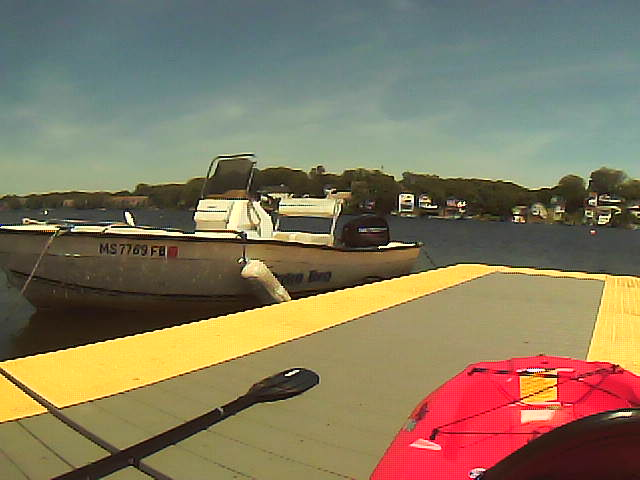
#> input picture boat.png, 640 x 480 px, given in place of the camera
$ python vision_show.py   (older library calls are emulated)
#> lines starting #> are read from the running program, lines starting #| are printed output that depends on the picture; after the words box and inside, x2 and y2 are one past the last pixel; in counts of white or black regions, pixels touching at a corner belong together
### hsv_detect.py
import cv2
import numpy as np

def hsv_filt(frame, lower_bounds, upper_bounds, wrap_bounds):
  hsv = cv2.cvtColor(frame, cv2.COLOR_BGR2HSV)

  if wrap_bounds:
    # Wrap the bounds around the 180 HSV discontinuity
    lowside = cv2.inRange(hsv,
                    np.array([0,lower_bounds[1],lower_bounds[2]]),
                    np.array([lower_bounds[0],upper_bounds[1],upper_bounds[2]]))
    highside = cv2.inRange(hsv,
                    np.array([upper_bounds[0],lower_bounds[1],lower_bounds[2]]),
                    np.array([180, upper_bounds[1], upper_bounds[2]]))
    binframe = cv2.bitwise_or(lowside, highside)
  else:
    binframe = cv2.inRange(hsv, lower_bounds, upper_bounds)
  return binframe

def hsv_denoise(binframe, kernel, iterations):
  temp = cv2.morphologyEx(binframe, cv2.MORPH_OPEN, kernel, iterations=iterations)
  return cv2.morphologyEx(temp, cv2.MORPH_CLOSE, kernel, iterations=iterations)

# [15 lines left out: function hsv_filt_contours, not called in this run]

def hsv_filt_buoy_contours(binframe, imgframe, visualize):
  buoys = []
  for cnt in cv2.findContours(binframe.copy(), cv2.RETR_EXTERNAL, cv2.CHAIN_APPROX_SIMPLE)[0]:
    # Get the rotated rectangle surrounding the blob
    ((xcenter,ycenter), (width,height), ang) = cv2.minAreaRect(cnt)
    # Filter blobs by aspect ratio, area, and bottom 2/3 of image
    if max(width,height)<1.5*min(width,height):
      buoys.append((width*height, xcenter))
      if visualize:
        box = cv2.cv.BoxPoints(((xcenter,ycenter),(width,height),ang))
        box = np.int0(box)
        cv2.drawContours(imgframe,[box],0,[0,0,255],2)
  return buoys

### vision_show.py
import cv2
import numpy as np
import hsv_consts
from hsv_detect import *
import subprocess
import cam_params
import logging
import threading
import time

# Binary Image filtering
kernel = cv2.getStructuringElement(cv2.MORPH_ELLIPSE, (5,5))

logging.basicConfig(level=logging.DEBUG,
format='[%(levelname)s] (%(threadName)s) %(message)s')

def v4l2cmd(params):
  cmd_str = "v4l2-ctl -d /dev/video0"
  for param in params:
    cmd_str += " -c "+param+"="+str(params[param])
  print("Executing: "+cmd_str)
  out = subprocess.call(cmd_str, shell=True)
  print(out)

def vision_thread():
  cam = cv2.VideoCapture(0)
  v4l2cmd(cam_params.cam_params)
#> (the call stopped at in v4l2cmd, `out = subprocess.call(cmd_str, shell=True)`: subprocess is not available in this run)

  last_time = time.clock()
  print("Starting Image processing")
  count = 0

  while True:
    success, img = cam.read()
#> img is the input picture: shape (480, 640, 3); mean B, G, R 94.8, 121.5, 132.7
    if not success:
      print("Camera not connected")
      break

    binframe = hsv_filt(img, hsv_consts.lower_bounds,
                               hsv_consts.upper_bounds,
                               hsv_consts.wrap_bounds)
#> in hsv_filt, `hsv = cv2.cvtColor(frame, cv2.COLOR_BGR2HSV)`: hsv: shape (480, 640, 3); mean H, S, V 53, 94.5, 142.1
#> in hsv_filt, `lowside = cv2.inRange(hsv, np.array([0,lower_bounds[1],lower_bounds[2]..`:
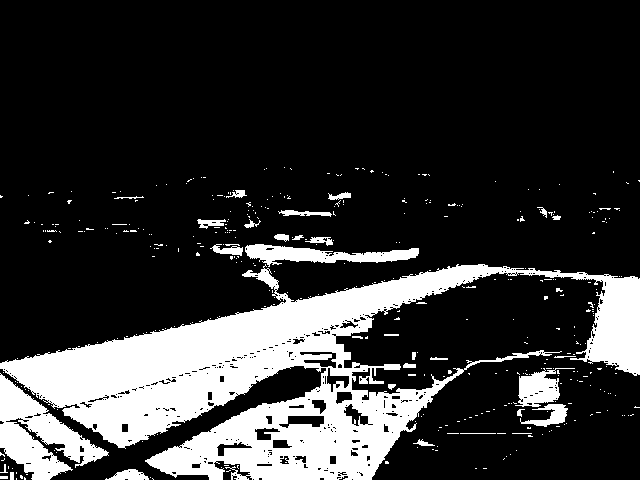
#> lowside: shape (480, 640); 20.2% white; 386 white regions (353 under 20 px), largest, box (x1, y1, x2, y2) and area: (0, 264, 640, 480) 50477, (0, 373, 109, 480) 5023, (245, 244, 419, 267) 1962
#> in hsv_filt, `highside = cv2.inRange(hsv, np.array([upper_bounds[0],lower_bounds[1],..`:
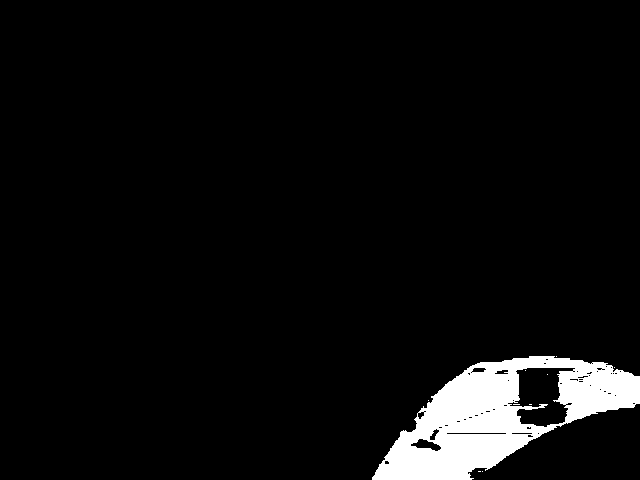
#> highside: shape (480, 640); 5.1% white; 10 white regions (9 under 20 px), largest, box (x1, y1, x2, y2) and area: (372, 356, 640, 480) 15573
#> in hsv_filt, `binframe = cv2.bitwise_or(lowside, highside)`:
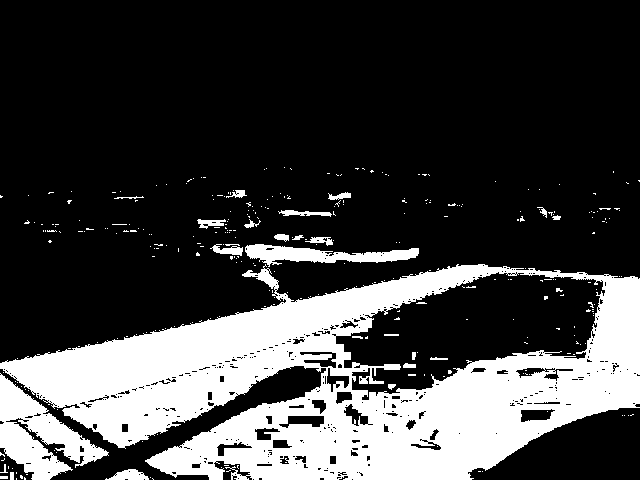
#> binframe: shape (480, 640); 25.3% white; 308 white regions (282 under 20 px), largest, box (x1, y1, x2, y2) and area: (0, 264, 640, 480) 68083, (0, 373, 109, 480) 5023, (245, 244, 419, 267) 1962
    denoiseframe = hsv_denoise(binframe, kernel, 2)
#> in hsv_denoise, `temp = cv2.morphologyEx(binframe, cv2.MORPH_OPEN, kernel, iterations=i..`:
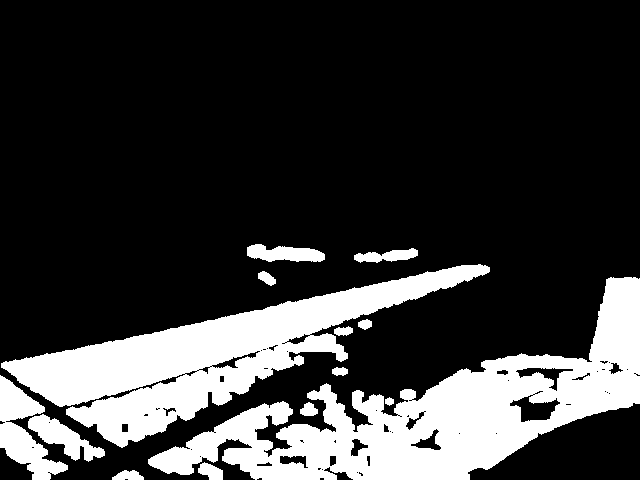
#> temp: shape (480, 640); 22.1% white; 14 white regions, largest, box (x1, y1, x2, y2) and area: (148, 277, 640, 480) 33780, (1, 264, 490, 448) 26780, (0, 375, 68, 480) 3048
#> in hsv_denoise, `return cv2.morphologyEx(temp, cv2.MORPH_CLOSE, kernel, iterations=iter..`:
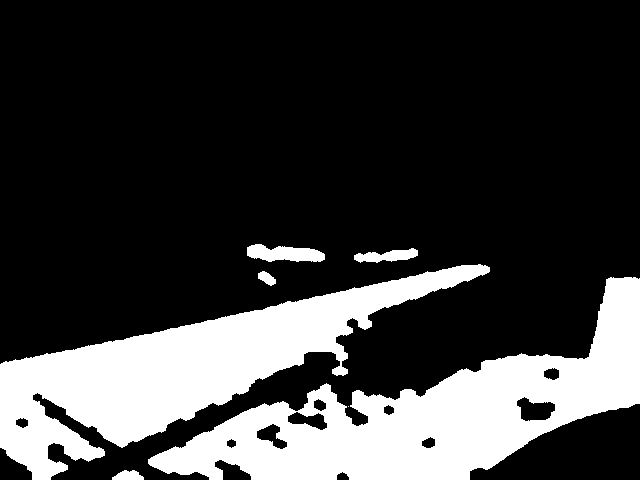
#> returned value: shape (480, 640); 23.5% white; 7 white regions (1 under 20 px), largest, box (x1, y1, x2, y2) and area: (148, 277, 640, 480) 36621, (0, 264, 490, 480) 33673, (247, 244, 325, 262) 989, (354, 248, 418, 263) 567, (112, 470, 144, 480) 232, (258, 271, 276, 286) 163
    boats = hsv_filt_buoy_contours(binframe, img, True)
#> the loop in hsv_filt_buoy_contours, `for cnt in cv2.findContours(binframe.copy(), cv2.RETR_EXTERNAL, cv2.CH..` made 253 passes
#> (xcenter, ycenter, width, height, ang, box) on passes 19, 82, 99, 146, 154, 192, 203, 212: (3.5, 468, 8, 7, -90, [[7, 472], [0, 472], [0, 464], [7, 464]]), (197.5, 253.5, 3, 3, -90, [[199, 255], [196, 255], [196, 252], [199, 252]]), (49.5, 241, 2.12, 2.12, -45, [[49, 242], [48, 241], [49, 239], [51, 241]]), (517.5, 219.5, 1, 1, -90, [[518, 220], [517, 220], [517, 219], [518, 219]]), (521.4, 218.3, 4.12, 4.61, -14.04, [[520, 221], [518, 216], [522, 215], [524, 220]]), (248.5, 204, 4.11, 3.48, -18.43, [[247, 206], [246, 203], [249, 201], [251, 205]]), (288.3, 197.6, 2.68, 2.24, -26.57, [[287, 199], [286, 197], [289, 196], [290, 198]]), (0.6, 196.3, 1.79, 2.24, -63.43, [[1, 197], [0, 196], [0, 195], [2, 196]])
#> (xcenter, ycenter, width, height, ang) on passes 3, 6, 10, 12, 13, 14: (150, 477, 0, 0, -90), (21, 476.5, 3, 2, -90), (482, 471, 0, 0, -90), (228.1, 470.7, 4.11, 0.632, -18.43), (126.5, 474, 10, 43, -90), (12, 468, 0, 0, -90)
#> after the loop in hsv_filt_buoy_contours, `for cnt in cv2.findContours(binframe.copy(), cv2.RETR_EXTERNAL, cv2.CH..`: buoys = [(56, 3.5), (9, 197.5), (4.5, 49.5), (1, 517.5), (19, 521.4), (14.3, 248.5), (6, 288.3), (4, 0.6), (4.5, 371.5)]
#> boats has the same summary as buoys in hsv_filt_buoy_contours


    cv2.imshow("Orig frame", img)
    cv2.imshow("Filt img", binframe)
    cv2.imshow("Denoise img", denoiseframe)
    cv2.waitKey(1)

    now_time = time.clock()
    if count%10 == 0:
      print("FPS: "+str(1/(now_time-last_time)))
    last_time = now_time
    count += 1
    time.sleep(1)

if __name__=='__main__':
  vision_thread()

$ run again, on polar3.png
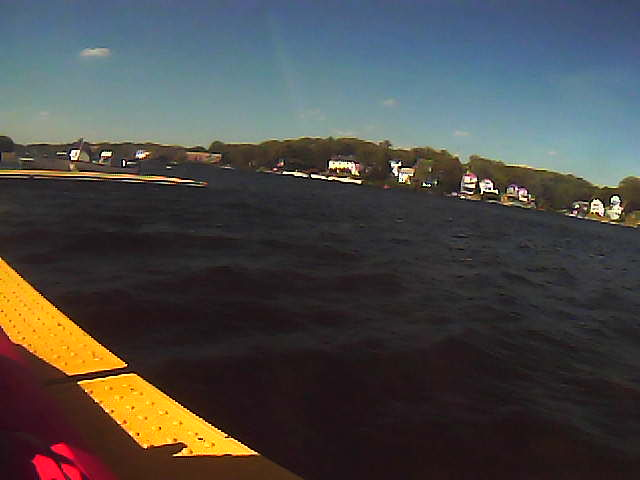
#> input picture polar3.png, 640 x 480 px, given in place of the camera
#> in vision_thread, img is the input picture: shape (480, 640, 3); mean B, G, R 71.2, 73.3, 74.4
#> hsv: shape (480, 640, 3); mean H, S, V 89.3, 80.1, 89.4
#> in hsv_filt, `lowside = cv2.inRange(hsv, np.array([0,lower_bounds[1],lower_bounds[2]..`:
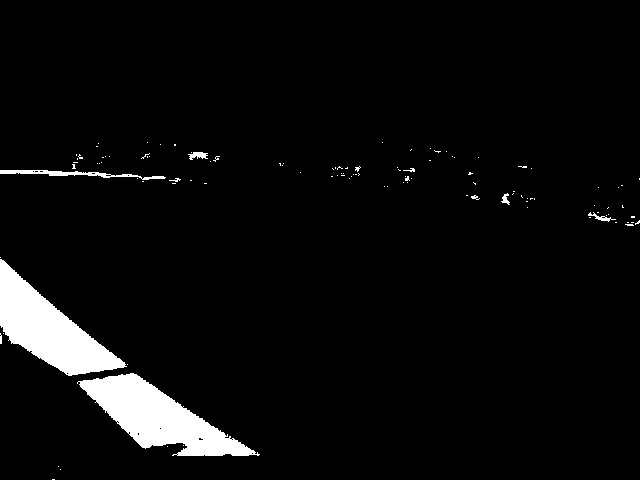
#> lowside: shape (480, 640); 4.6% white; 112 white regions (103 under 20 px), largest, box (x1, y1, x2, y2) and area: (77, 373, 260, 456) 6553, (0, 259, 127, 376) 6246, (0, 170, 166, 180) 549
#> highside: shape (480, 640); 0.49% white; 12 white regions (10 under 20 px), largest, box (x1, y1, x2, y2) and area: (32, 442, 92, 480) 1325, (0, 336, 12, 355) 149
#> binframe: shape (480, 640); 5% white; 115 white regions (104 under 20 px), largest, box (x1, y1, x2, y2) and area: (77, 373, 260, 456) 6553, (0, 259, 127, 376) 6415, (32, 442, 92, 480) 1330
#> temp: shape (480, 640); 4.5% white; 5 white regions, box (x1, y1, x2, y2) and area: (80, 373, 251, 456) 6388, (0, 259, 123, 375) 6196, (33, 454, 89, 480) 956, (53, 442, 77, 460) 254, (0, 336, 11, 354) 150
#> in hsv_denoise, `return cv2.morphologyEx(temp, cv2.MORPH_CLOSE, kernel, iterations=iter..`:
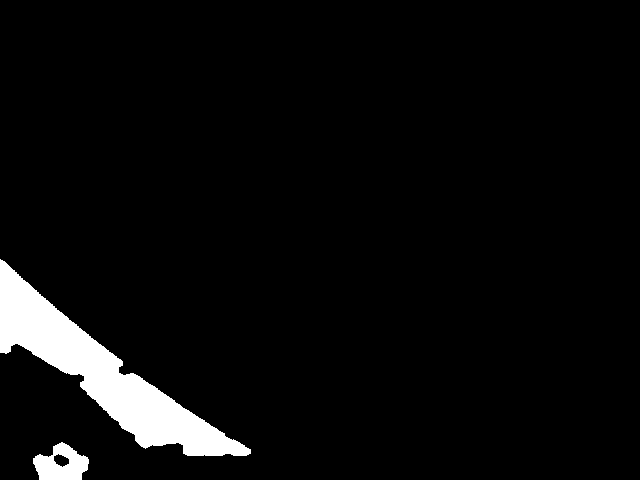
#> returned value: shape (480, 640); 4.7% white; 2 white regions, box (x1, y1, x2, y2) and area: (0, 259, 251, 456) 13105, (33, 442, 89, 480) 1340
#> the loop in hsv_filt_buoy_contours, `for cnt in cv2.findContours(binframe.copy(), cv2.RETR_EXTERNAL, cv2.CH..` made 115 passes
#> (xcenter, ycenter, width, height, ang, box) on passes 36, 56, 64, 79, 82: (504.7, 198.9, 7.81, 11.16, -7.13, [[501, 204], [500, 193], [507, 192], [509, 203]]), (407, 178, 4, 4, -90, [[409, 180], [405, 180], [405, 176], [409, 176]]), (358, 174, 1.41, 1.41, -45, [[358, 175], [357, 174], [358, 173], [359, 174]]), (357, 168, 5.66, 4.24, -45, [[356, 171], [353, 168], [357, 164], [360, 167]]), (73.5, 166, 4, 3, -90, [[75, 168], [72, 168], [72, 164], [75, 164]])
#> after the loop in hsv_filt_buoy_contours, `for cnt in cv2.findContours(binframe.copy(), cv2.RETR_EXTERNAL, cv2.CH..`: buoys = [(87.23, 504.7), (16, 407), (2, 358), (24, 357), (12, 73.5), (1, 174.5)]
#> boats has the same summary as buoys in hsv_filt_buoy_contours
